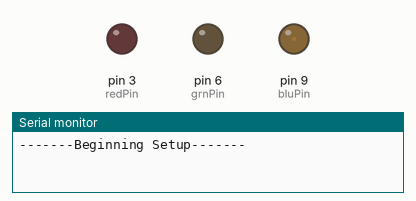
Bench run of a sketch on a simulated Arduino Uno, built with avr-gcc and run on an emulated ATmega328P. Parts: output pins drawn as LEDs (lit = HIGH), the last lines printed to the serial monitor. Random numbers use the default seed unless the sketch sets one.

Above: at 0.1 s.
At 5.9 s:
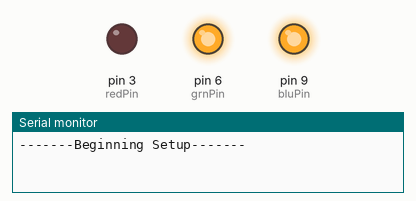
At 13.29 s:
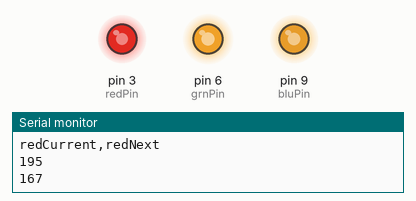
At 18.63 s:
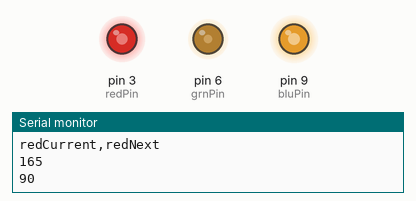
At 24.42 s:
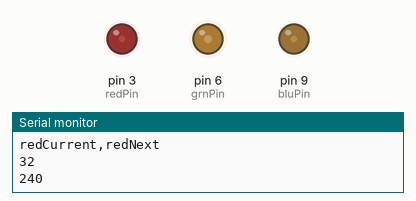
At 38.51 s:
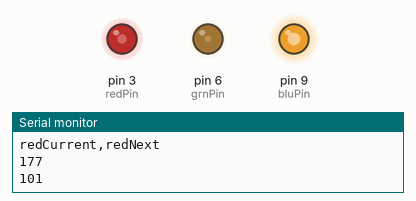
Timing chart, 0 to 40.0 s (numbered marks = the images above):
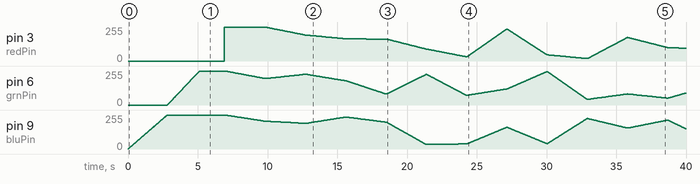

The sketch:

deepSeaNightlightContinuous.ino
```cpp
// ---Customize these paramters---
const int loopsPerMin=20;
const int stepsPerLoop=256;
// ---Stop customizing---

const long delayTime = 60000/loopsPerMin/stepsPerLoop;
float stepFrac;

// These can be adjusted to fix drivers that don't dither well
int ledMaxLevel=255;
int ledMinLevel=0;

int redPin=3;
int grnPin=6;
int bluPin=9;
const int shutoffPin = 2;

int redBound; int redCurrent; int redTmp; int redDiff; int redNext;
int grnBound; int grnCurrent; int grnTmp; int grnDiff; int grnNext;
int bluBound; int bluCurrent; int bluTmp; int bluDiff; int bluNext;

void setup() {
	Serial.begin(9600);
	Serial.println("-------Beginning Setup-------");
	digitalWrite(shutoffPin,LOW);
	analogWrite(redPin,0);
	analogWrite(grnPin,0);
	analogWrite(bluPin,0);
// Fade up the blu LED
	bluBound = ledMaxLevel;
for (int i = 0; i <= bluBound; i++) {
    analogWrite(bluPin,i);
    delay(11);
    }
	bluCurrent=bluBound;
// Fade up the grn LED
  grnBound = ledMaxLevel;
for (int i = 0; i <= grnBound; i++) {
    analogWrite(grnPin,i);
    delay(9);
    }
  grnCurrent=grnBound;
// Fade up the red LED
  redBound = ledMaxLevel;
  for (int i = 0; i <= redBound; i++) {
    analogWrite(redPin,i);
    delay(7);
    }
  redCurrent=redBound;


	// Other stuff
	randomSeed(analogRead(0)); // Set the random number seed by reading noise from pin 0
	Serial.println("-------Setup complete-------");
	// Loop from full to off very slowly
//   for (int i=1;i<=loops;i++) {
//  }
//  shutDown();
}

void loop() {

    bluNext=random(bluBound); bluDiff=bluNext-bluCurrent;
    grnNext=random(grnBound); grnDiff=grnNext-grnCurrent;
    redNext=random(redBound); redDiff=redNext-redCurrent;

   Serial.println("bluCurrent,bluNext");
   Serial.println(bluCurrent);
   Serial.println(bluNext);

   Serial.println("grnCurrent,grnNext");
   Serial.println(grnCurrent);
   Serial.println(grnNext);

   Serial.println("redCurrent,redNext");
   Serial.println(redCurrent);
   Serial.println(redNext);

    for (int step=0;step<=stepsPerLoop;step++) {
      stepFrac=(float)step/stepsPerLoop;

      bluTmp=bluCurrent+(bluDiff*stepFrac); analogWrite(bluPin,bluTmp);
      grnTmp=grnCurrent+(grnDiff*stepFrac); analogWrite(grnPin,grnTmp);
      redTmp=redCurrent+(redDiff*stepFrac); analogWrite(redPin,redTmp);

      delay(delayTime);
    }

    bluCurrent=bluNext;
    grnCurrent=grnNext;
    redCurrent=redNext;
}

void shutDown(){
  Serial.print("Shutting down. ");
  int runtimeResult=millis();
  digitalWrite(shutoffPin,HIGH);
  Serial.print("Runtime was: "); Serial.print(runtimeResult);
  digitalWrite(shutoffPin,LOW);
}
```
